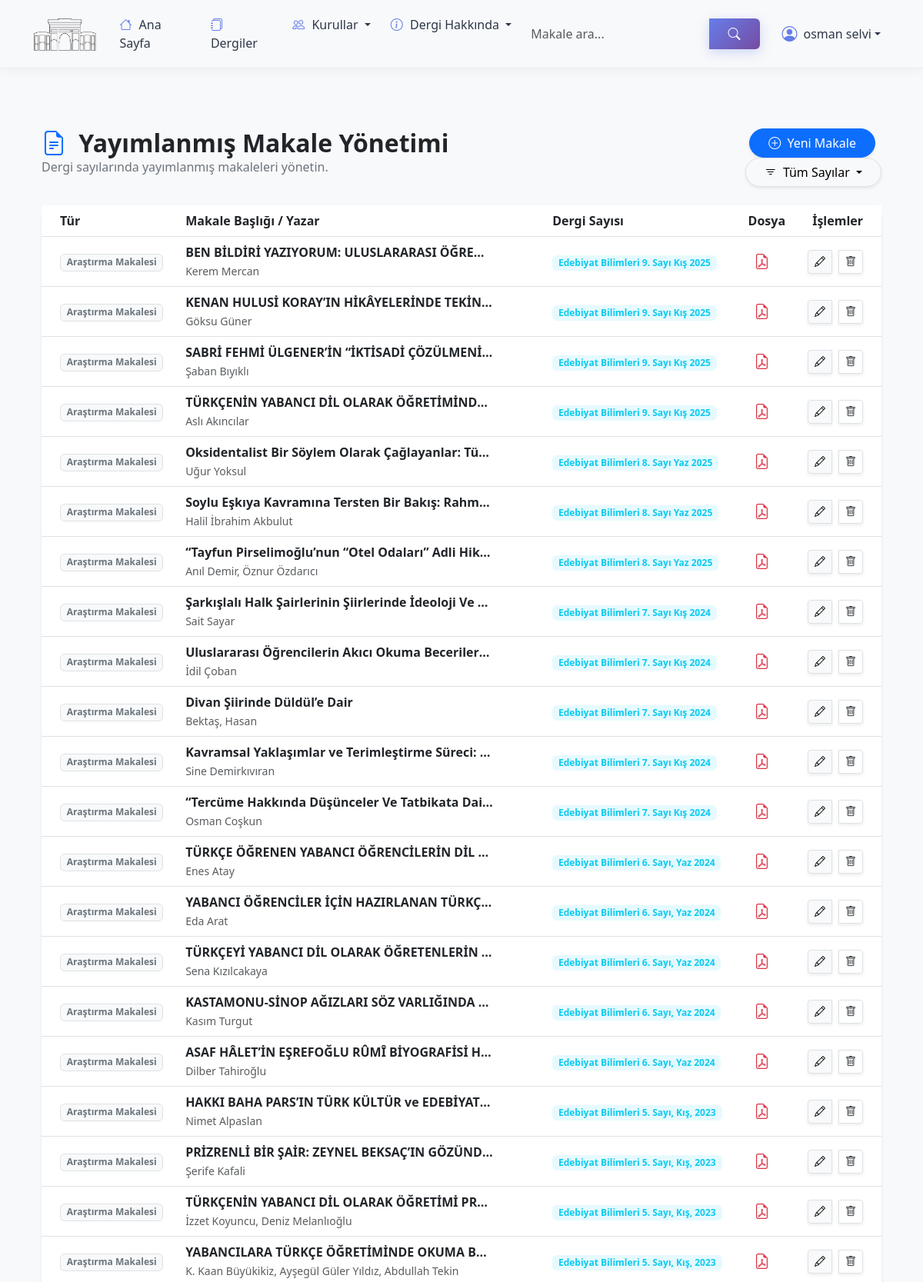
Screenshot of /admin/online-makale (signed in, upper part) with the database file from the repository.
### tables this page shows
CREATE TABLE `online_makale` (
  `id` int(11) NOT NULL AUTO_INCREMENT,
  `makale_turu` int(11) DEFAULT NULL,
  `dergi_tanim` int(11) DEFAULT NULL,
  `makale_baslik` varchar(250) DEFAULT NULL,
  `makale_yazar` varchar(250) DEFAULT NULL,
  `mutercim` varchar(250) DEFAULT NULL,
  `makale_ozet` varchar(8192) DEFAULT NULL,
  `kaynakca` text DEFAULT NULL,
  `kaynak_dil` varchar(3) DEFAULT NULL,
  `anahtar_kelime` varchar(250) DEFAULT NULL,
  `yayin_created_at` date DEFAULT NULL,
  `kisaad` varchar(250) DEFAULT NULL,
  `dosya` varchar(50) DEFAULT NULL,
  `is_approved` tinyint(4) DEFAULT NULL,
  `view_count` int(11) NOT NULL DEFAULT 0,
  `download_count` int(11) NOT NULL DEFAULT 0,
  `created_at` date DEFAULT NULL,
  `created_by` int(11) DEFAULT NULL,
  `ip_address` varchar(100) DEFAULT NULL,
  `created_role` int(11) DEFAULT NULL,
  PRIMARY KEY (`id`) USING BTREE,
  KEY `idx_dergi_tanim` (`dergi_tanim`),
  KEY `idx_makale_baslik` (`makale_baslik`),
  KEY `idx_anahtar_kelime` (`anahtar_kelime`),
  KEY `fk_article_type` (`makale_turu`),
  KEY `idx_is_approved_online_makale` (`is_approved`),
  KEY `idx_view_count` (`view_count`),
  KEY `idx_download_count` (`download_count`),
  CONSTRAINT `fk_article_journal` FOREIGN KEY (`dergi_tanim`) REFERENCES `dergi_tanim` (`id`) ON DELETE CASCADE,
  CONSTRAINT `fk_article_type` FOREIGN KEY (`makale_turu`) REFERENCES `dergi_makale_tur` (`id`)
);

CREATE TABLE `makale_tur` (
  `id` int(11) NOT NULL AUTO_INCREMENT,
  `makale_turu` varchar(20) DEFAULT NULL,
  PRIMARY KEY (`id`) USING BTREE
);

CREATE TABLE `dergi_tanim` (
  `id` int(11) NOT NULL AUTO_INCREMENT,
  `dergi_tanim` varchar(50) DEFAULT NULL,
  `yayin_created_at` varchar(50) DEFAULT NULL,
  `ing_baslik` varchar(255) DEFAULT NULL,
  `jenerikdosyasi` varchar(50) DEFAULT NULL,
  `dergi_kapak` varchar(50) DEFAULT NULL,
  `is_approved` tinyint(4) DEFAULT NULL,
  `created_at` date DEFAULT NULL,
  `created_by` int(11) DEFAULT NULL,
  `created_role` int(11) DEFAULT NULL,
  `ip_address` varchar(100) DEFAULT NULL,
  PRIMARY KEY (`id`) USING BTREE,
  KEY `idx_is_approved` (`is_approved`),
  KEY `idx_is_approved_dergi_tanim` (`is_approved`),
  KEY `idx_journal_date` (`yayin_created_at`)
);

### app/Controllers/Admin/OnlineMakaleController.php (called while the page is built, shortened)
<?php
class OnlineMakaleController extends BaseController {
    protected $dergiModel;
    public function __construct($pdo) {
        $this->dergiModel = new DergiTanim($pdo);
    }
    public function index() {
        $dergiId = $_GET['dergi'] ?? null;
        $sql = "SELECT om.*, dt.dergi_tanim as dergi_adi, mt.makale_turu as tur_adi
                FROM online_makale om
                LEFT JOIN dergi_tanim dt ON om.dergi_tanim = dt.id
                LEFT JOIN makale_tur mt ON om.makale_turu = mt.id";
        $params = [];
        $sql .= " ORDER BY om.id DESC";
        $stmt = $this->pdo->prepare($sql);
        $stmt->execute($params);
        $items = $stmt->fetchAll(\PDO::FETCH_OBJ);
        $dergiler = $this->dergiModel->all();
        $this->view('admin.online_makale.index', [
            'items' => $items,
            'dergiler' => $dergiler,
            'selectedDergi' => $dergiId,
            'title' => 'Yayımlanmış Makale Yönetimi'
        ]);
    }
}

### public/index.php (called while the page is built, shortened)
<?php
try {
    $router = require_once __DIR__ . '/../routes/web.php';
} catch (Exception $e) {
    die("Routes Error: " . $e->getMessage());
}
try {
    $router->dispatch();
} catch (Exception $e) {
    echo "<h1>Router Error</h1>";
    echo "<pre>" . $e->getMessage() . "</pre>";
    echo "<pre>" . $e->getTraceAsString() . "</pre>";
}

### app/Helpers/functions.php (called while the page is built, shortened)
<?php
function auth() {
    return isset($_SESSION['user_id']);
}
function publicPath($path = '') {
    return __DIR__ . '/../../public/' . ltrim($path, '/');
}
function e($value) {
    return htmlspecialchars($value ?? '', ENT_QUOTES, 'UTF-8');
}
function get_image_url($filename) {
    return '/images/' . $filename;
}

### app/views/admin/online_makale/index.php (the view, shortened to what this page needs)
<div class="container py-5">
    <div class="row mb-4" data-aos="fade-up">
        <div class="col-md-8">
            <h2 class="fw-bold mb-0">
                <i class="bi bi-file-earmark-text text-primary me-2"></i> Yayımlanmış Makale Yönetimi
            </h2>
            <p class="text-secondary mb-0">Dergi sayılarında yayımlanmış makaleleri yönetin.</p>
        </div>
        <div class="col-md-4 text-md-end mt-3 mt-md-0">
            <a href="/admin/online-makale/create<?= $selectedDergi ? '?dergi='.$selectedDergi : '' ?>" class="btn btn-primary rounded-pill px-4 shadow-sm me-2">
                <i class="bi bi-plus-circle me-1"></i> Yeni Makale
            </a>
            <div class="dropdown d-inline-block">
                <button class="btn btn-light border dropdown-toggle rounded-pill px-4 shadow-sm" type="button" data-bs-toggle="dropdown">
                    <i class="bi bi-filter me-1"></i> <?= $selectedDergi ? 'Filtreli' : 'Tüm Sayılar' ?>
                </button>
            </div>
        </div>
    </div>
    <div class="card border-0 shadow-sm rounded-4" data-aos="fade-up" data-aos-delay="100">
        <div class="card-body p-0">
            <div class="table-responsive">
                <table class="table table-hover align-middle mb-0">
                    <thead class="bg-light">
                        <tr>
                            <th class="ps-4">Tür</th>
                            <th>Makale Başlığı / Yazar</th>
                            <th>Dergi Sayısı</th>
                            <th>Dosya</th>
                            <th class="text-end pe-4">İşlemler</th>
                        </tr>
                    </thead>
                    <tbody>
                        <?php if (empty($items)): ?>
                        <tr>
                            <td colspan="5" class="text-center py-5 text-muted">Henüz yayımlanmış makale bulunmamaktadır.</td>
                        </tr>
                        <?php else: ?>
                            <?php foreach($items as $item): ?>
                            <tr>
                                <td class="ps-4">
                                    <span class="badge bg-light text-secondary border"><?= e($item->tur_adi) ?></span>
                                </td>
                                <td>
                                    <div class="fw-bold text-truncate" style="max-width: 400px;"><?= e($item->makale_baslik) ?></div>
                                    <small class="text-muted"><?= e($item->makale_yazar) ?></small>
                                </td>
                                <td>
                                    <span class="badge bg-info bg-opacity-10 text-info"><?= e($item->dergi_adi) ?></span>
                                </td>
                                <td>
                                    <?php if ($item->dosya): ?>
                                        <a href="<?= get_image_url($item->dosya) ?>" target="_blank" class="btn btn-sm btn-outline-danger border-0">
                                            <i class="bi bi-file-earmark-pdf fs-5"></i>
                                        </a>
                                    <?php endif; ?>
                                </td>
                                <td class="text-end pe-4">
                                    <div class="btn-group">
                                        <a href="/admin/online-makale/edit/<?= $item->id ?>" class="btn btn-sm btn-light border shadow-sm" title="Düzenle">
                                            <i class="bi bi-pencil"></i>
                                        </a>
                                        <button class="btn btn-sm btn-light-danger border shadow-sm ms-2" onclick="deleteItem(<?= $item->id ?>)" title="Sil">
                                            <i class="bi bi-trash"></i>
                                        </button>
                                    </div>
                                </td>
                            </tr>
                            <?php endforeach; ?>
                        <?php endif; ?>
                    </tbody>
                </table>
            </div>
        </div>
    </div>
</div>

### app/Helpers/Router.php (shortened to what this page needs)
<?php
class Router {
    private $routes = [];
    private $basePath = '';
    public function __construct($basePath = '') {
        $this->basePath = $basePath;
    }
    private function addRoute($method, $path, $handler) {
        $this->routes[] = [
            'method' => $method,
            'path' => $path,
            'handler' => $handler
        ];
    }
    public function dispatch() {
        $method = $_SERVER['REQUEST_METHOD'];
        $uri = $_SERVER['REQUEST_URI'];
        $path = parse_url($uri, PHP_URL_PATH);
        $path = str_replace($this->basePath, '', $path);
        $path = str_replace('/index.php', '', $path);
        $path = '/' . trim($path, '/');
        if ($path !== '/') {
            $path = rtrim($path, '/');
        }
        foreach ($this->routes as $route) {
            if ($route['method'] !== $method) {
                continue;
            }
            $params = $this->matchRoute($route['path'], $path);
            if ($params !== false) {
                return $this->callHandler($route['handler'], $params);
            }
        }
        return;
    }
    private function matchRoute($routePath, $requestPath) {
        $pattern = preg_replace('/\{([a-zA-Z0-9_]+)\}/', '([a-zA-Z0-9_-]+)', $routePath);
        $pattern = '#^' . $pattern . '$#';
        if (preg_match($pattern, $requestPath, $matches)) {
            array_shift($matches);
            return $matches;
        }
        return false;
    }
    private function callHandler($handler, $params) {
        global $baglanti;
        if (is_string($handler) && strpos($handler, '@') !== false) {
            list($controller, $method) = explode('@', $handler);
            $controllerInstance = new $controllerClass($baglanti);
            return call_user_func_array([$controllerInstance, $method], $params);
        }
        die("Invalid handler");
    }
}

### app/Controllers/BaseController.php (shortened to what this page needs)
<?php
abstract class BaseController {
    public function __construct($pdo) {
        $this->pdo = $pdo;
    }
    protected function view($viewPath, $data = []) {
        extract($data);
        $viewFile = __DIR__ . '/../views/' . str_replace('.', '/', $viewPath) . '.php';
        require $viewFile;
        $content = ob_get_clean();
        $layoutFile = __DIR__ . '/../views/layouts/main.php';
        if (file_exists($layoutFile)) {
            require $layoutFile;
        } else {
            echo $content;
        }
    }
}

### app/views/layouts/main.php (shortened to what this page needs)
<!DOCTYPE html>
<html lang="tr">
<head>
    <link href="https://cdn.jsdelivr.net/npm/bootstrap@5.3.0/dist/css/bootstrap.min.css" rel="stylesheet">
    <link href="https://cdn.jsdelivr.net/npm/bootstrap-icons@1.11.0/font/bootstrap-icons.css" rel="stylesheet">
</head>
<body>
    <nav class="navbar navbar-expand-lg">
        <div class="container">
            <a class="navbar-brand fw-bold" href="/">
                <img src="/images/ebilimlogo1.png" alt="Edebiyat Bilimleri" height="34" class="d-inline-block align-text-top">
            </a>
            <div class="collapse navbar-collapse" id="navbarNav">
                <ul class="navbar-nav me-auto mb-2 mb-lg-0">
                    <li class="nav-item">
                        <a class="nav-link" href="/"><i class="bi bi-house"></i> Ana Sayfa</a>
                    </li>
                    <li class="nav-item">
                        <a class="nav-link" href="/dergiler"><i class="bi bi-journals"></i> Dergiler</a>
                    </li>
                    <li class="nav-item dropdown">
                        <a class="nav-link dropdown-toggle" href="#" id="navbarKurul" role="button" data-bs-toggle="dropdown" aria-expanded="false">
                            <i class="bi bi-people"></i> Kurullar
                        </a>
                    </li>
                    <li class="nav-item dropdown">
                        <a class="nav-link dropdown-toggle" href="#" id="navbarAbout" role="button" data-bs-toggle="dropdown" aria-expanded="false">
                            <i class="bi bi-info-circle"></i> Dergi Hakkında
                        </a>
                    </li>
                </ul>
                <div class="d-lg-flex align-items-center">
                    <form class="d-flex mb-3 mb-lg-0 me-lg-3 flex-grow-1 flex-lg-grow-0" action="/makale/ara" method="GET">
                        <div class="input-group">
                            <input class="form-control bg-light border-0" type="search" name="q" placeholder="Makale ara..." aria-label="Search">
                            <button class="btn btn-primary" type="submit"><i class="bi bi-search"></i></button>
                        </div>
                    </form>
                    <ul class="navbar-nav align-items-lg-center">
                    <?php if (auth()): ?>
                        <li class="nav-item dropdown">
                            <a class="nav-link dropdown-toggle d-flex align-items-center" href="#" id="userDropdown" role="button" data-bs-toggle="dropdown" aria-expanded="false">
                                <i class="bi bi-person-circle fs-5 me-2"></i>
                                <span><?= e($_SESSION['user_name'] ?? 'Hesabım') ?></span>
                            </a>
                        </li>
                    <?php endif; ?>
                </ul>
                </div>
            </div>
        </div>
    </nav>
    <div class="main-content">
        <div class="container">
            <?= $content ?? '' ?>
        </div>
    </div>
</body>
</html>

### app/views/layouts/main.php (style rules this page uses)
body { font-family: 'Segoe UI', Tahoma, Geneva, Verdana, sans-serif; background: #f8f9fa; }
.navbar { background: rgba(248, 249, 250, 0.95); backdrop-filter: blur(10px); box-shadow: 0 2px 15px rgba(0,0,0,0.05); border-bottom: 1px solid rgba(0,0,0,0.05); padding: 12px 0; position: relative; z-index: 1050; }
.navbar-brand img { height: 45px !important; transition: transform 0.3s ease; }
.nav-link { color: #2d3748 !important; font-weight: 500; transition: color 0.3s ease; margin: 0 5px; }
.nav-link i { color: #667eea; margin-right: 5px; }
.navbar .btn-primary { background: linear-gradient(135deg, #667eea 0%, #764ba2 100%); border: none; color: white !important; padding: 8px 25px !important; box-shadow: 0 4px 15px rgba(102, 126, 234, 0.3); }
.navbar-brand { font-weight: bold; font-size: 1.5rem; }
.main-content { min-height: calc(100vh - 200px); padding: 30px 0; }
.card { border: none; border-radius: 10px; box-shadow: 0 2px 10px rgba(0,0,0,0.05); transition: transform 0.2s; }

### rows the page displays
online_makale: makale_tur.makale_turu "Araştırma Makalesi", makale_baslik "BEN BİLDİRİ YAZIYORUM: ULUSLARARASI ÖĞRE…", makale_yazar "Kerem Mercan", dergi_tanim.dergi_tanim "Edebiyat Bilimleri 9. Sayı Kış 2025"
online_makale: makale_tur.makale_turu "Araştırma Makalesi", makale_baslik "KENAN HULUSİ KORAY’IN HİKÂYELERİNDE TEKİN…", makale_yazar "Göksu Güner", dergi_tanim.dergi_tanim "Edebiyat Bilimleri 9. Sayı Kış 2025"
online_makale: makale_tur.makale_turu "Araştırma Makalesi", makale_baslik "SABRİ FEHMİ ÜLGENER’İN “İKTİSADİ ÇÖZÜLMENİ…", makale_yazar "Şaban Bıyıklı", dergi_tanim.dergi_tanim "Edebiyat Bilimleri 9. Sayı Kış 2025"
online_makale: makale_tur.makale_turu "Araştırma Makalesi", makale_baslik "TÜRKÇENİN YABANCI DİL OLARAK ÖĞRETİMİND…", makale_yazar "Aslı Akıncılar", dergi_tanim.dergi_tanim "Edebiyat Bilimleri 9. Sayı Kış 2025"
online_makale: makale_tur.makale_turu "Araştırma Makalesi", makale_baslik "Oksidentalist Bir Söylem Olarak Çağlayanlar: Tü…", makale_yazar "Uğur Yoksul", dergi_tanim.dergi_tanim "Edebiyat Bilimleri 8. Sayı Yaz 2025"
online_makale: makale_tur.makale_turu "Araştırma Makalesi", makale_baslik "Soylu Eşkıya Kavramına Tersten Bir Bakış: Rahm…", makale_yazar "Halil İbrahim Akbulut", dergi_tanim.dergi_tanim "Edebiyat Bilimleri 8. Sayı Yaz 2025"
online_makale: makale_tur.makale_turu "Araştırma Makalesi", makale_baslik "“Tayfun Pirselimoğlu’nun “Otel Odaları” Adli Hik…", makale_yazar "Anıl Demir, Öznur Özdarıcı", dergi_tanim.dergi_tanim "Edebiyat Bilimleri 8. Sayı Yaz 2025"
online_makale: makale_tur.makale_turu "Araştırma Makalesi", makale_baslik "Şarkışlalı Halk Şairlerinin Şiirlerinde İdeoloji Ve…", makale_yazar "Sait Sayar", dergi_tanim.dergi_tanim "Edebiyat Bilimleri 7. Sayı Kış 2024"
online_makale: makale_tur.makale_turu "Araştırma Makalesi", makale_baslik "Uluslararası Öğrencilerin Akıcı Okuma Beceriler…", makale_yazar "İdil Çoban", dergi_tanim.dergi_tanim "Edebiyat Bilimleri 7. Sayı Kış 2024"
online_makale: makale_tur.makale_turu "Araştırma Makalesi", makale_baslik "Divan Şiirinde Düldül’e Dair", makale_yazar "Bektaş, Hasan", dergi_tanim.dergi_tanim "Edebiyat Bilimleri 7. Sayı Kış 2024"
online_makale: makale_tur.makale_turu "Araştırma Makalesi", makale_baslik "Kavramsal Yaklaşımlar ve Terimleştirme Süreci:…", makale_yazar "Sine Demirkıvıran", dergi_tanim.dergi_tanim "Edebiyat Bilimleri 7. Sayı Kış 2024"
online_makale: makale_tur.makale_turu "Araştırma Makalesi", makale_baslik "“Tercüme Hakkında Düşünceler Ve Tatbikata Dai…", makale_yazar "Osman Coşkun", dergi_tanim.dergi_tanim "Edebiyat Bilimleri 7. Sayı Kış 2024"
online_makale: makale_tur.makale_turu "Araştırma Makalesi", makale_baslik "TÜRKÇE ÖĞRENEN YABANCI ÖĞRENCİLERİN DİL…", makale_yazar "Enes Atay", dergi_tanim.dergi_tanim "Edebiyat Bilimleri 6. Sayı, Yaz 2024"
online_makale: makale_tur.makale_turu "Araştırma Makalesi", makale_baslik "YABANCI ÖĞRENCİLER İÇİN HAZIRLANAN TÜRKÇ…", makale_yazar "Eda Arat", dergi_tanim.dergi_tanim "Edebiyat Bilimleri 6. Sayı, Yaz 2024"
online_makale: makale_tur.makale_turu "Araştırma Makalesi", makale_baslik "TÜRKÇEYİ YABANCI DİL OLARAK ÖĞRETENLERİN…", makale_yazar "Sena Kızılcakaya", dergi_tanim.dergi_tanim "Edebiyat Bilimleri 6. Sayı, Yaz 2024"
online_makale: makale_tur.makale_turu "Araştırma Makalesi", makale_baslik "KASTAMONU-SİNOP AĞIZLARI SÖZ VARLIĞINDA…", makale_yazar "Kasım Turgut", dergi_tanim.dergi_tanim "Edebiyat Bilimleri 6. Sayı, Yaz 2024"
online_makale: makale_tur.makale_turu "Araştırma Makalesi", makale_baslik "ASAF HÂLET’İN EŞREFOĞLU RÛMÎ BİYOGRAFİSİ H…", makale_yazar "Dilber Tahiroğlu", dergi_tanim.dergi_tanim "Edebiyat Bilimleri 6. Sayı, Yaz 2024"
online_makale: makale_tur.makale_turu "Araştırma Makalesi", makale_baslik "HAKKI BAHA PARS’IN TÜRK KÜLTÜR ve EDEBİYAT…", makale_yazar "Nimet Alpaslan", dergi_tanim.dergi_tanim "Edebiyat Bilimleri 5. Sayı, Kış, 2023"
online_makale: makale_tur.makale_turu "Araştırma Makalesi", makale_baslik "PRİZRENLİ BİR ŞAİR: ZEYNEL BEKSAÇ’IN GÖZÜND…", makale_yazar "Şerife Kafali", dergi_tanim.dergi_tanim "Edebiyat Bilimleri 5. Sayı, Kış, 2023"
online_makale: makale_tur.makale_turu "Araştırma Makalesi", makale_baslik "TÜRKÇENİN YABANCI DİL OLARAK ÖĞRETİMİ PR…", makale_yazar "İzzet Koyuncu, Deniz Melanlıoğlu", dergi_tanim.dergi_tanim "Edebiyat Bilimleri 5. Sayı, Kış, 2023"
online_makale: makale_tur.makale_turu "Araştırma Makalesi", makale_baslik "YABANCILARA TÜRKÇE ÖĞRETİMİNDE OKUMA B…", makale_yazar "K. Kaan Büyükikiz, Ayşegül Güler Yıldız, Abdullah Tekin", dergi_tanim.dergi_tanim "Edebiyat Bilimleri 5. Sayı, Kış, 2023"
